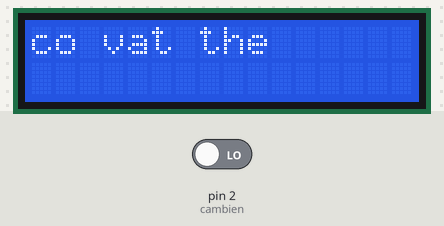
Recording of a sketch running on a simulated Arduino Uno, built with avr-gcc and run on an emulated ATmega328P. Shown: 16×2 character LCD. The inputs (shaded band) are chosen by the test bench; at power-on: pin 2 (cambien) LOW.

Above: at 1.2 s.
1.3 s: pin 2 (cambien) driven HIGH
At 2.4 s:
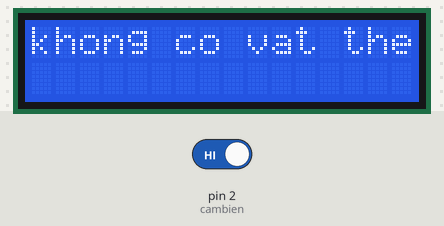
2.8 s: pin 2 (cambien) driven LOW
At 3.7 s:
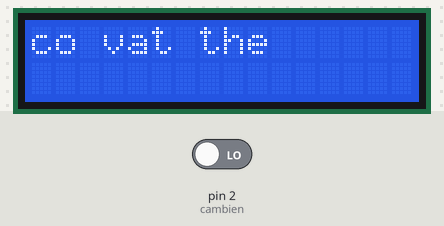
Timing chart, 0 to 5.8 s (numbered marks = the images above; inputs shaded):
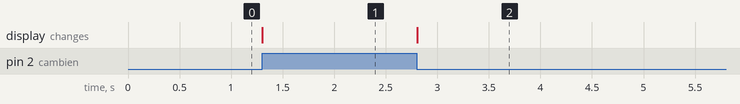

The sketch:

khai_bao_LCD_khong_dung_IC.ino
```cpp
#include <LiquidCrystal.h>
LiquidCrystal lcd(12, 11, 7, 6, 5, 4);
int cambien = 2;
void setup()
{
  lcd.begin(16, 2);
  pinMode(cambien,INPUT);
}

void loop()
{
  int doccambien = digitalRead(cambien);
  if(doccambien==HIGH)
  {
    lcd.setCursor(0,0);
    lcd.print("khong co vat the");
  }
  else if(doccambien==LOW)
  {
    lcd.setCursor(0,0);
    lcd.print("co vat the       ");
  }
}
```

Measured:
- after the input at 1.3 s, the display: changes at once (image 1)
- after the input at 2.8 s, the display: changes at once (image 2)
